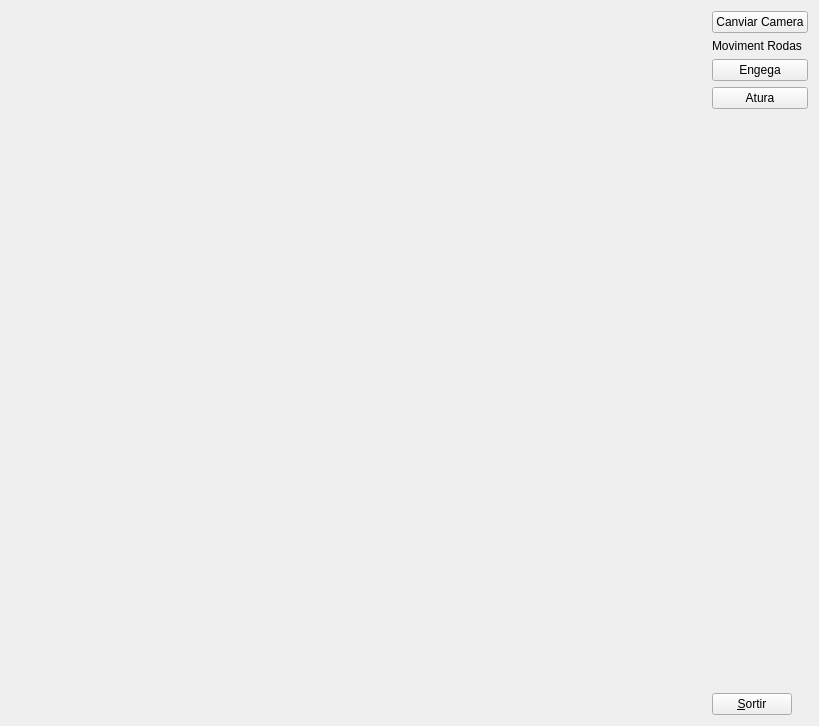
<?xml version="1.0" encoding="UTF-8"?>
<ui version="4.0">
 <class>MyForm</class>
 <widget class="QWidget" name="MyForm">
  <property name="geometry">
   <rect>
    <x>0</x>
    <y>0</y>
    <width>819</width>
    <height>726</height>
   </rect>
  </property>
  <property name="windowTitle">
   <string>IDI-Lab</string>
  </property>
  <layout class="QHBoxLayout" name="horizontalLayout">
   <item>
    <widget class="MyGLWidget" name="widget" native="true">
     <property name="sizePolicy">
      <sizepolicy hsizetype="Expanding" vsizetype="Expanding">
       <horstretch>0</horstretch>
       <verstretch>0</verstretch>
      </sizepolicy>
     </property>
     <property name="minimumSize">
      <size>
       <width>50</width>
       <height>50</height>
      </size>
     </property>
    </widget>
   </item>
   <item>
    <layout class="QVBoxLayout" name="verticalLayout">
     <item>
      <widget class="QPushButton" name="pushButton_2">
       <property name="text">
        <string>Canviar Camera</string>
       </property>
      </widget>
     </item>
     <item>
      <widget class="QLabel" name="label">
       <property name="text">
        <string>Moviment Rodas</string>
       </property>
      </widget>
     </item>
     <item>
      <widget class="QPushButton" name="pushButton_3">
       <property name="maximumSize">
        <size>
         <width>500</width>
         <height>500</height>
        </size>
       </property>
       <property name="text">
        <string>Engega</string>
       </property>
      </widget>
     </item>
     <item>
      <widget class="QPushButton" name="pushButton_4">
       <property name="text">
        <string>Atura</string>
       </property>
      </widget>
     </item>
     <item>
      <spacer name="verticalSpacer">
       <property name="orientation">
        <enum>Qt::Vertical</enum>
       </property>
       <property name="sizeHint" stdset="0">
        <size>
         <width>20</width>
         <height>40</height>
        </size>
       </property>
      </spacer>
     </item>
     <item>
      <widget class="QPushButton" name="pushButton">
       <property name="sizePolicy">
        <sizepolicy hsizetype="Fixed" vsizetype="Fixed">
         <horstretch>0</horstretch>
         <verstretch>0</verstretch>
        </sizepolicy>
       </property>
       <property name="text">
        <string>&amp;Sortir</string>
       </property>
      </widget>
     </item>
    </layout>
   </item>
  </layout>
 </widget>
 <customwidgets>
  <customwidget>
   <class>MyGLWidget</class>
   <extends>QWidget</extends>
   <header>MyGLWidget.h</header>
   <container>1</container>
   <slots>
    <slot>canviarCamera()</slot>
    <slot>engega()</slot>
    <slot>atura()</slot>
   </slots>
  </customwidget>
 </customwidgets>
 <resources/>
 <connections>
  <connection>
   <sender>pushButton</sender>
   <signal>clicked()</signal>
   <receiver>MyForm</receiver>
   <slot>close()</slot>
   <hints>
    <hint type="sourcelabel">
     <x>775</x>
     <y>715</y>
    </hint>
    <hint type="destinationlabel">
     <x>839</x>
     <y>529</y>
    </hint>
   </hints>
  </connection>
  <connection>
   <sender>pushButton_2</sender>
   <signal>clicked()</signal>
   <receiver>widget</receiver>
   <slot>canviarCamera()</slot>
   <hints>
    <hint type="sourcelabel">
     <x>744</x>
     <y>25</y>
    </hint>
    <hint type="destinationlabel">
     <x>637</x>
     <y>108</y>
    </hint>
   </hints>
  </connection>
  <connection>
   <sender>pushButton_3</sender>
   <signal>clicked()</signal>
   <receiver>widget</receiver>
   <slot>engega()</slot>
   <hints>
    <hint type="sourcelabel">
     <x>766</x>
     <y>89</y>
    </hint>
    <hint type="destinationlabel">
     <x>633</x>
     <y>169</y>
    </hint>
   </hints>
  </connection>
  <connection>
   <sender>pushButton_4</sender>
   <signal>clicked()</signal>
   <receiver>widget</receiver>
   <slot>atura()</slot>
   <hints>
    <hint type="sourcelabel">
     <x>798</x>
     <y>116</y>
    </hint>
    <hint type="destinationlabel">
     <x>635</x>
     <y>247</y>
    </hint>
   </hints>
  </connection>
 </connections>
</ui>
